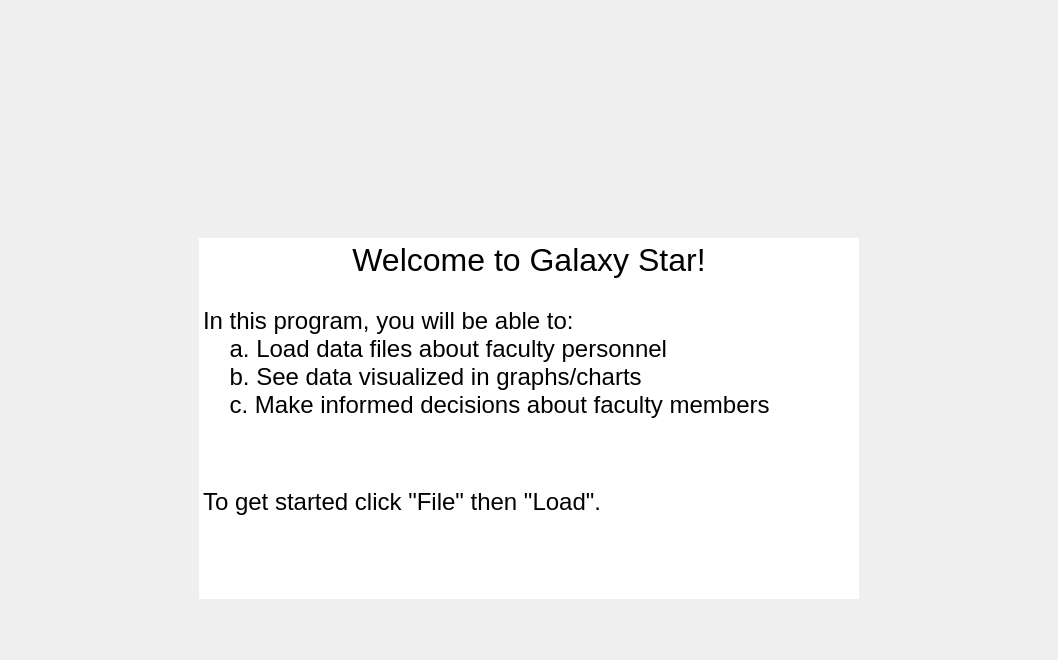
<?xml version="1.0" encoding="UTF-8"?>
<ui version="4.0">
 <class>Mainscreen</class>
 <widget class="QWidget" name="Mainscreen">
  <property name="geometry">
   <rect>
    <x>0</x>
    <y>0</y>
    <width>1058</width>
    <height>608</height>
   </rect>
  </property>
  <property name="windowTitle">
   <string>Form</string>
  </property>
  <layout class="QVBoxLayout" name="verticalLayout">
   <item>
    <spacer name="verticalSpacer_3">
     <property name="orientation">
      <enum>Qt::Vertical</enum>
     </property>
     <property name="sizeType">
      <enum>QSizePolicy::Preferred</enum>
     </property>
     <property name="sizeHint" stdset="0">
      <size>
       <width>20</width>
       <height>5</height>
      </size>
     </property>
    </spacer>
   </item>
   <item>
    <widget class="QLabel" name="logo">
     <property name="minimumSize">
      <size>
       <width>0</width>
       <height>171</height>
      </size>
     </property>
     <property name="maximumSize">
      <size>
       <width>16777215</width>
       <height>171</height>
      </size>
     </property>
     <property name="text">
      <string/>
     </property>
     <property name="pixmap">
      <pixmap resource="../images.qrc">:/images/Galaxy logo.png</pixmap>
     </property>
     <property name="alignment">
      <set>Qt::AlignCenter</set>
     </property>
    </widget>
   </item>
   <item>
    <layout class="QHBoxLayout" name="horizontalLayout">
     <property name="leftMargin">
      <number>40</number>
     </property>
     <property name="topMargin">
      <number>50</number>
     </property>
     <property name="rightMargin">
      <number>40</number>
     </property>
     <property name="bottomMargin">
      <number>50</number>
     </property>
     <item alignment="Qt::AlignHCenter">
      <widget class="QTextBrowser" name="textBrowser">
       <property name="sizePolicy">
        <sizepolicy hsizetype="Maximum" vsizetype="Expanding">
         <horstretch>0</horstretch>
         <verstretch>0</verstretch>
        </sizepolicy>
       </property>
       <property name="minimumSize">
        <size>
         <width>660</width>
         <height>361</height>
        </size>
       </property>
       <property name="maximumSize">
        <size>
         <width>16777215</width>
         <height>16777215</height>
        </size>
       </property>
       <property name="styleSheet">
        <string notr="true">text-align:center;</string>
       </property>
       <property name="frameShape">
        <enum>QFrame::NoFrame</enum>
       </property>
       <property name="frameShadow">
        <enum>QFrame::Plain</enum>
       </property>
       <property name="sizeAdjustPolicy">
        <enum>QAbstractScrollArea::AdjustIgnored</enum>
       </property>
       <property name="html">
        <string>&lt;!DOCTYPE HTML PUBLIC &quot;-//W3C//DTD HTML 4.0//EN&quot; &quot;http://www.w3.org/TR/REC-html40/strict.dtd&quot;&gt;
&lt;html&gt;&lt;head&gt;&lt;meta name=&quot;qrichtext&quot; content=&quot;1&quot; /&gt;&lt;style type=&quot;text/css&quot;&gt;
p, li { white-space: pre-wrap; }
&lt;/style&gt;&lt;/head&gt;&lt;body style=&quot; font-family:'MS Shell Dlg 2'; font-size:8.25pt; font-weight:400; font-style:normal;&quot;&gt;
&lt;p align=&quot;center&quot; style=&quot; margin-top:0px; margin-bottom:0px; margin-left:0px; margin-right:0px; -qt-block-indent:0; text-indent:0px;&quot;&gt;&lt;span style=&quot; font-family:'.SF NS Text'; font-size:24pt;&quot;&gt;Welcome to Galaxy Star!&lt;/span&gt;&lt;/p&gt;
&lt;p style=&quot;-qt-paragraph-type:empty; margin-top:0px; margin-bottom:0px; margin-left:0px; margin-right:0px; -qt-block-indent:0; text-indent:0px; font-family:'.SF NS Text'; font-size:18pt;&quot;&gt;&lt;br /&gt;&lt;/p&gt;
&lt;p style=&quot; margin-top:0px; margin-bottom:0px; margin-left:0px; margin-right:0px; -qt-block-indent:0; text-indent:0px;&quot;&gt;&lt;span style=&quot; font-family:'.SF NS Text'; font-size:18pt;&quot;&gt;In this program, you will be able to:&lt;/span&gt;&lt;/p&gt;
&lt;p style=&quot; margin-top:0px; margin-bottom:0px; margin-left:0px; margin-right:0px; -qt-block-indent:0; text-indent:0px;&quot;&gt;&lt;span style=&quot; font-family:'.SF NS Text'; font-size:18pt;&quot;&gt;    a. Load data files about faculty personnel&lt;/span&gt;&lt;/p&gt;
&lt;p style=&quot; margin-top:0px; margin-bottom:0px; margin-left:0px; margin-right:0px; -qt-block-indent:0; text-indent:0px;&quot;&gt;&lt;span style=&quot; font-family:'.SF NS Text'; font-size:18pt;&quot;&gt;    b. See data visualized in graphs/charts&lt;/span&gt;&lt;/p&gt;
&lt;p style=&quot; margin-top:0px; margin-bottom:0px; margin-left:0px; margin-right:0px; -qt-block-indent:0; text-indent:0px;&quot;&gt;&lt;span style=&quot; font-family:'.SF NS Text'; font-size:18pt;&quot;&gt;    c. Make informed decisions about faculty members&lt;/span&gt;&lt;/p&gt;
&lt;p style=&quot;-qt-paragraph-type:empty; margin-top:0px; margin-bottom:0px; margin-left:0px; margin-right:0px; -qt-block-indent:0; text-indent:0px; font-family:'.SF NS Text'; font-size:18pt;&quot;&gt;&lt;br /&gt;&lt;/p&gt;
&lt;p style=&quot;-qt-paragraph-type:empty; margin-top:0px; margin-bottom:0px; margin-left:0px; margin-right:0px; -qt-block-indent:0; text-indent:0px;&quot;&gt;&lt;br /&gt;&lt;/p&gt;
&lt;p style=&quot;-qt-paragraph-type:empty; margin-top:0px; margin-bottom:0px; margin-left:0px; margin-right:0px; -qt-block-indent:0; text-indent:0px; font-family:'.SF NS Text'; font-size:18pt;&quot;&gt;&lt;br /&gt;&lt;/p&gt;
&lt;p style=&quot; margin-top:0px; margin-bottom:0px; margin-left:0px; margin-right:0px; -qt-block-indent:0; text-indent:0px;&quot;&gt;&lt;span style=&quot; font-family:'.SF NS Text'; font-size:18pt;&quot;&gt;To get started click &amp;quot;File&amp;quot; then &amp;quot;Load&amp;quot;.&lt;/span&gt;&lt;/p&gt;&lt;/body&gt;&lt;/html&gt;</string>
       </property>
      </widget>
     </item>
    </layout>
   </item>
  </layout>
 </widget>
 <resources>
  <include location="../images.qrc"/>
 </resources>
 <connections/>
</ui>
